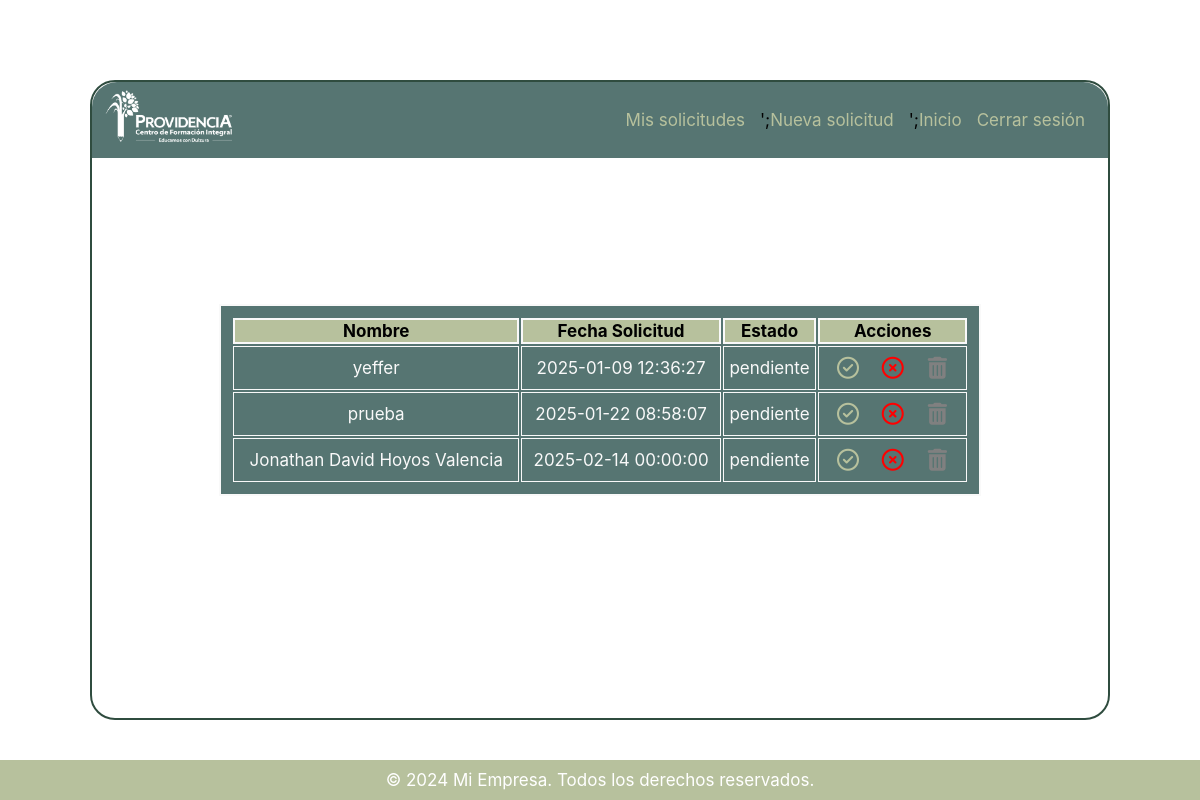
Screenshot of /app/views/dashboard.php (signed in) with the database file from the repository.
### tables this page shows
CREATE TABLE `solicitudes` (
  `id_solicitud` int(11) NOT NULL,
  `identificador_solicitud` varchar(50) NOT NULL,
  `nombre` varchar(100) NOT NULL,
  `cedula` int(11) NOT NULL,
  `correo` varchar(100) NOT NULL,
  `id_departamento` int(11) NOT NULL,
  `fecha_solicitud` datetime NOT NULL DEFAULT current_timestamp(),
  `fecha_permiso` date NOT NULL,
  `hora_salida` time NOT NULL,
  `hora_ingreso` time NOT NULL,
  `observaciones` text DEFAULT NULL,
  `tipo_permiso` varchar(19) NOT NULL,
  `evidencia` varchar(255) DEFAULT NULL,
  `motivo_del_desplamiento` varchar(150) DEFAULT NULL,
  `departamento_de_desplazamiento` varchar(150) DEFAULT NULL,
  `municipio_desplazamiento` varchar(150) DEFAULT NULL,
  `lugar_desplazamiento` varchar(150) DEFAULT NULL,
  `medio_transporte` enum('MOTOCICLETA','AUTOMOVIL','TRANSPORTE PUBLICO','AVION') NOT NULL,
  `placa_vehiculo` varchar(20) DEFAULT NULL,
  `estado` enum('pendiente','aprobada','rechazada','eliminada') DEFAULT 'pendiente'
);

### conexion.php (called while the page is built, shortened)
<?php
class ConectService {
    static public function conectar()
    {
             $rutaServidor = "localhost";
             $puerto = "3306";
             $usuario = "root";
             $contrasena = "";
             $BD = "solicitud_permisos";
        $base_de_datos = null;
        try {
            $base_de_datos = new PDO("mysql:host=$rutaServidor;port=$puerto;dbname=$BD", $usuario, $contrasena);
            $base_de_datos->setAttribute(PDO::ATTR_ERRMODE, PDO::ERRMODE_EXCEPTION);
        } catch (PDOException $e) {
            throw new Exception("Error al conectar a la base de datos: " . $e->getMessage());
        }
        return  $base_de_datos;
    }
}
?>

### app/controller/solicitudController.php (called while the page is built, shortened)
<?php
require_once __DIR__ . '/../models/SolicitudModel.php';
class SolicitudController {
    public $solicitudModel;
    public function __construct() {
        $this->solicitudModel = new solicitudModel();
    }
    public function solicitudesDeDepartamento($id_departamento){
        if (!$id_departamento) {
            return json_encode(['error' => 'El ID del departamento es obligatorio']);
        } else {
            $solicitudes = $this->solicitudModel->solicitudesDeDepartamento($id_departamento);
            if ($solicitudes) {
                return $solicitudes;
            } else {
                return false;
            }
        }
    }
}

### app/models/SolicitudModel.php (called while the page is built, shortened)
<?php
require_once __DIR__ . '/../../conexion.php';
class solicitudModel {
    private $db;
    public function __construct()
    {
        $this->db = ConectService::conectar();
    }
    public function solicitudesDeDepartamento($id_departamento){
        $sql = "SELECT * FROM solicitudes WHERE id_departamento = ? AND estado = 'pendiente';";
        $smtp = $this->db->prepare($sql);
        $smtp->execute([$id_departamento]);
        return $smtp->fetchAll(PDO::FETCH_ASSOC);
    }
}
?>

### app/views/dashboard.php (the view, shortened to what this page needs)
<?php
require_once __DIR__ . '/../controller/solicitudController.php';
$solicitudController = new SolicitudController();
$id_departamento = $_SESSION['id_departamento'];
$solicitudes = $solicitudController->solicitudesDeDepartamento($id_departamento);
?>
<!DOCTYPE html>
<html lang="es">
<head>
    <link rel="stylesheet" href="https://cdnjs.cloudflare.com/ajax/libs/font-awesome/6.4.0/css/all.min.css">
    <link rel="stylesheet" href="/solicitud_de_permisos_laborales/app/assets/css/style.css">
</head>
<body>
    <main>
    <section id="navigation">
    <nav>
        <figure style="margin:0; padding:0; width:150px;">
            <a href="dashboard.php"><img src="/solicitud_de_permisos_laborales/app/assets/img/logocfipblanco.png" style="width: 100%;" alt=""></a>
        </figure>
        <ul id="menu">
            <li><a href="solicitudes.php">Mis solicitudes</a></li>';
            <li><a href="solicitud_de_permisos.php">Nueva solicitud</a></li>';
            <?php if ($_SESSION['rol'] == "lider_aprobador" || $_SESSION['rol'] == "administrador" || $_SESSION['rol'] == "TI"){
                echo '<li><a href="dashboard.php">Inicio</a></li>';
            }
            ?>
            <li><a href="/solicitud_de_permisos_laborales/cierre_de_sesion.php" id="btn_salir">Cerrar sesión</a></li>
        </ul>
    </nav>
</section>
    <div class="tabla_registro">
        <table id="tabla_registros" style="height: 100% ;width: 100%;">
            <thead>
                <tr>
                    <th >Nombre</th>
                    <th >Fecha Solicitud</th>
                    <th >Estado</th>
                    <?php if ($_SESSION['rol'] == 'lider_aprobador'): ?>
                    <th >Acciones</th>
                    <?php endif; ?>
                </tr>
            </thead>
            <tbody>
                <?php if ($solicitudes):?>
                <?php foreach ($solicitudes as $pruebas1): ?>
                <tr>
                    <td class="td_solicitud"><?php echo htmlspecialchars($pruebas1['nombre']); ?></td>
                    <td class="td_solicitud"><?php echo htmlspecialchars($pruebas1['fecha_solicitud']); ?></td>
                    <td class="td_solicitud" id="estado_<?php echo $pruebas1['id_solicitud'];?>"><?php echo htmlspecialchars($pruebas1['estado']); ?></td>
                    <?php if ($_SESSION['rol'] == 'lider_aprobador'): ?>
                    <td class="td_solicitud">
                        <button class="btn_accion_solicitud" onclick="procesarSolicitud('aprobada', <?php echo $pruebas1['id_solicitud'];?>)"><i class="fa-regular fa-circle-check" style="font-size: 22px; color:var(--verde-claro);"></i></button>
                        <button class="btn_accion_solicitud" onclick="procesarSolicitud('rechazada', <?php echo $pruebas1['id_solicitud'];?>)"><i class="fa-regular fa-circle-xmark" style="font-size: 22px; color:red;"></i></button>
                        <button class="btn_accion_solicitud" onclick="procesarSolicitud('eliminada', <?php echo $pruebas1['id_solicitud'];?>)"><i class="fa fa-trash-can" style="font-size: 22px; color:grey;"></i></button>
                    </td>
                    <?php endif; ?>
                </tr>
                <?php endforeach; ?>
                <?php else:?>
                    <td class="td_solicitud" colspan="4">No tienes solicitudes pendientes en tu departamento</td>
                <?php endif; ?>
            </tbody>
        </table>
    </div>
    </main>
    <footer>
        <p>&copy; 2024 Mi Empresa. Todos los derechos reservados.</p>
    </footer>
</body>
</html>

### app/assets/css/style.css (style rules this page uses)
* { box-sizing: border-box; transition: all 0.3s ease-in-out; font-size: 17px; font-family: "Inter"; }
:root { --verde-corporativo: #72BE44; --verde-claro: #B7C19D; --azul-verde: #567572; --blanco: #F9F9F9; --verde-opaco: #2F4C3F; --veich:#E8D9cE; --gris-fondo: #ACB0AE; }
body, html { margin: 0; padding: 0; height: 100%; font-family: Arial, sans-serif; background: url(/solicitud_de_permisos_laborales/app/assets/img/loginBackground.jpg)center center /cover no-repeat ; }
#navigation { position: relative; display: flex; justify-content: space-between; width: 100%; background-color:var(--azul-verde); border-radius: 25px 25px 0 0; }
nav { position: relative; padding: 8px; width: 100%; display: flex; justify-content: space-between; }
nav ul li a { display: inline-flex; text-decoration: none; list-style-type: none; padding: 0; color: var(--verde-claro); }
nav ul li { display: inline; margin-right: 15px; }
main { position: absolute; top: 50%; left: 50%; transform: translate(-50% , -50%); margin: auto; background-color: rgba(255, 255, 255, 0.6); border-radius: 25px; border: solid 2px var(--verde-opaco); width: 85%; height: 80%; padding: 0px; display: flex; flex-direction: column; align-items: center; }
#menu { margin: 0; padding: 0; display: flex; align-items: center; }
.tabla_registro { border: solid 2px var(--blanco); width: 75%; max-height: 60%; padding: 10px; position: absolute; left: 50%; top: 50%; transform: translateX(-50%) translateY(-50%); background-color: var(--azul-verde); overflow-y: auto; }
#tabla_registros thead { position: sticky; top: 0; background-color: var(--verde-claro); z-index: 1; padding: 0; margin: 0; }
.tabla_registro thead tr th { background-color: var(--verde-claro); border: solid 2px var(--blanco); text-align: center; }
.td_solicitud { border: solid 1px var(--blanco); color: var(--blanco); text-align: center; }
.btn_accion_solicitud { height: 40px; background: none; border: none; width: 40px; }
footer { background-color: var(--verde-claro); text-align: center; padding: 10px 0; color: white; position: absolute; bottom: 0; width: 100%; }
footer p { margin: 0; }

### rows the page displays
solicitudes: nombre "yeffer", fecha_solicitud "2025-01-09 12:36:27", estado "pendiente"
solicitudes: nombre "prueba", fecha_solicitud "2025-01-22 08:58:07", estado "pendiente"
solicitudes: nombre "Jonathan David Hoyos Valencia", fecha_solicitud "2025-02-14 00:00:00", estado "pendiente"
